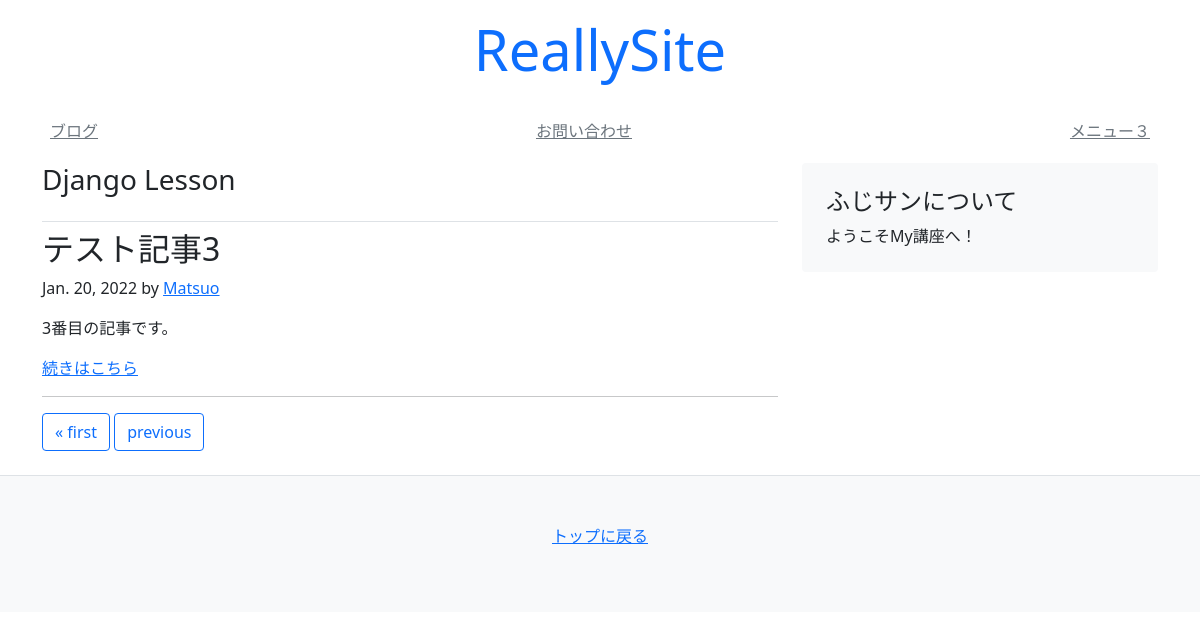
The app's page /blog/?page=3, older data.
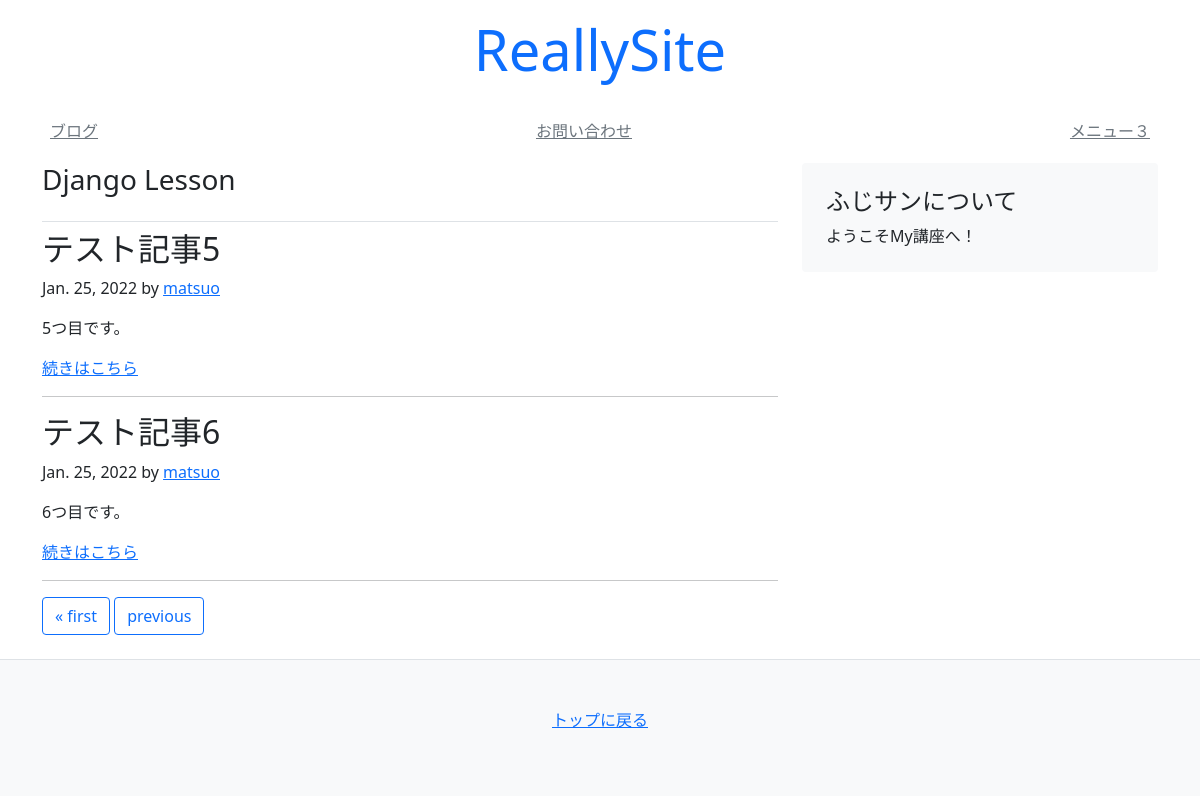
The same page, newer data.
### blog/models.py (models this page shows)
class Article(models.Model):
    title = models.CharField(default='', max_length=30)
    text = models.TextField(default='')
    author = models.CharField(default='', max_length=30)
    created_at = models.DateField(auto_now_add=True)
    updated_at = models.DateField(auto_now=True)

### blog/views.py (the view)
# urls.py: path('', views.index),
def index(request):
    objs = Article.objects.all()
    paginator = Paginator(objs, 2)  # 1ページに表示する記事数 2
    page_number = request.GET.get('page')
    context = {
        'page_obj': paginator.get_page(page_number),
        'page_number': page_number,
    }
    return render(request, 'blog/blogs.html', context)

### templates/blog/blogs.html (shortened to what this page needs)
<!DOCTYPE html>
<html lang="ja">
<head>
</head>
<body>
{% extends 'mysite/base.html' %}
{% block content %}
<main class="container">
    <div class="row">
        <div class="col-md-8">
            <h3 class="pb-4 font-italic border-bottom">
                Django Lesson
            </h3>
            {% for obj in page_obj %}
            <div class="blog-post">
                <h2 class="blog-post-title">{{ obj.title }}</h2>
                <p class="blog-post-meta">{{ obj.created_at }} by
                    <a href="#">{{ obj.author }} </a>
                <p> {{ obj.text }}</p>
                <a href="/blog/{{ obj.id }}" class="">続きはこちら</a>
            </div>
            <hr>
            {% endfor %}
            {% include 'mysite/snippets/pagination.html' %}
        </div>
        <aside class="col-md-4">
            <div class="p-4 mb-3 bg-light rounded">
                <h4 class="font-italic">
                    ふじサンについて
                </h4>
                <p class="mb-0">ようこそMy講座へ！</p>
            </div>
        </aside>
    </div>
</main>
{% endblock %}

### templates/mysite/base.html (shortened to what this page needs)
<!doctype html>
<html lang="ja">
<head>
    {% include 'mysite/snippets/head.html' %}
</head>
<body>
{% include 'mysite/snippets/header.html' %}
{% block content %}
{% endblock %}
{% include 'mysite/snippets/footer.html' %}
</body>
</html>

### templates/mysite/snippets/head.html (shortened to what this page needs)
<!DOCTYPE html>
<html lang="en">
<head>
    <link href="https://cdn.jsdelivr.net/npm/bootstrap@5.0.2/dist/css/bootstrap.min.css" rel="stylesheet"
>
</head>
<body>
</body>
</html>

### templates/mysite/snippets/header.html (shortened to what this page needs)
<!DOCTYPE html>
<html lang="en">
<head>
</head>
<body>
<div class="container">
    <header class="py-3">
        <div class="row flex-nowrap justify-content-center align-item-center">
            <div class="col-4 text-center">
                <h1 class="display-4 font-italic"><a href="/"
                class="text-decoration-none">ReallySite</a></h1>
            </div>
        </div>
    </header>
    <div class="py-1 mb-2">
        <nav class="nav d-flex justify-content-between">
            <a class="p-2 link-secondary" href="/blog/">ブログ</a>
            <a class="p-2 link-secondary" href="#">お問い合わせ</a>
            <a class="p-2 link-secondary" href="#">メニュー３</a>
        </nav>
    </div>
</div>
</body>
</html>

### templates/mysite/snippets/pagination.html (shortened to what this page needs)
<!DOCTYPE html>
<html lang="en">
<head>
</head>
<body>
            <nav class="blog-pagination">
                <div class="pagination">
                    <span class="step-links">
                        {% if page_obj.has_previous %}
                            <a class="btn btn-outline-primary" href="?page=1">&laquo; first</a>
                            <a class="btn btn-outline-primary" href="?page={{ page_obj.previous_page_number }}">previous</a>
                        {% endif %}
                    </span>
                </div>
            </nav>
</body>
</html>

### templates/mysite/snippets/footer.html (shortened to what this page needs)
<!DOCTYPE html>
<html lang="en">
<head>
</head>
<body>
<footer class="border-top py-5 text-center bg-light mt-4">
    <p>
        <a href="/">トップに戻る</a>
    </p>
</footer>
</body>
</html>

Row changes from the older to the newer data that the page shows:
no longer on this page (row unchanged): Article: title "テスト記事3", created_at "Jan. 20, 2022", author "Matsuo", text "3番目の記事です。"
added Article: title "テスト記事5", created_at "Jan. 25, 2022", author "matsuo", text "5つ目です。"
added Article: title "テスト記事6", created_at "Jan. 25, 2022", author "matsuo", text "6つ目です。"
